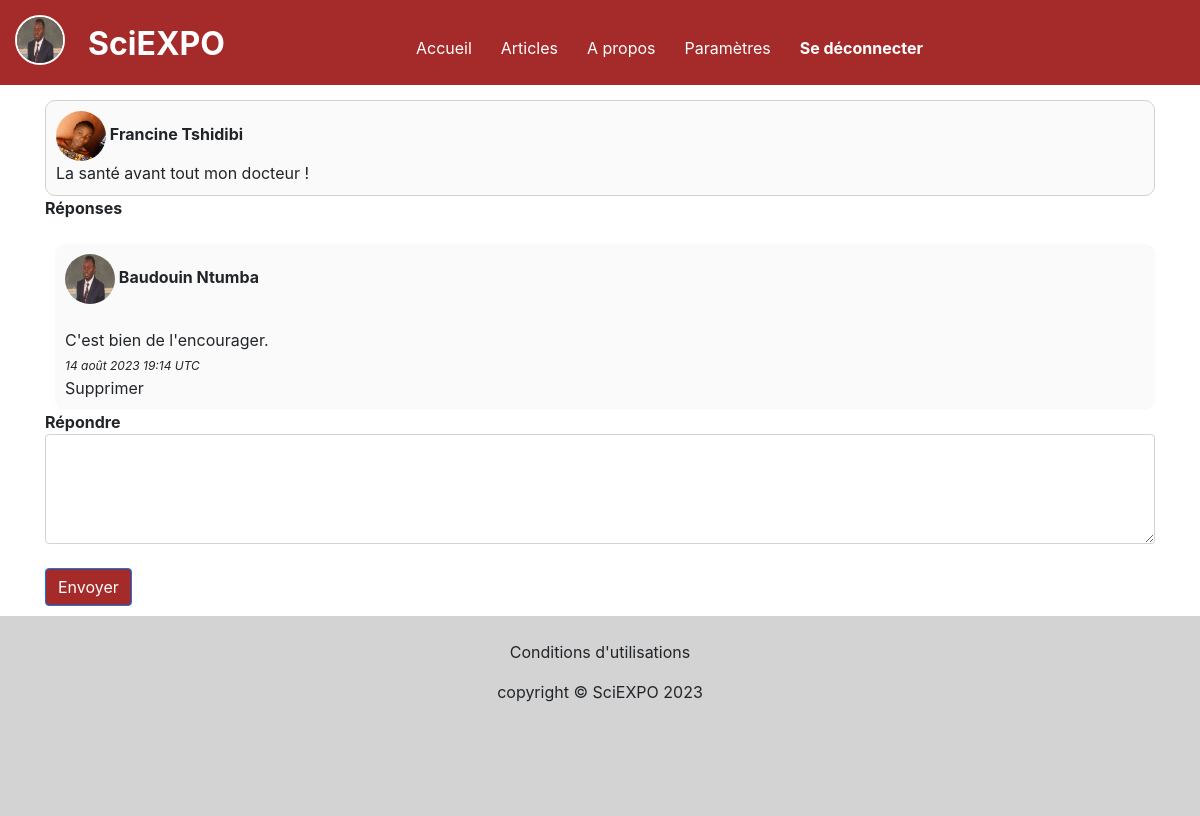
/articles/comment/replies/7 (signed in), run on the app's committed database.
### main/models.py (models this page shows)
class Inscrit(AbstractUser):
    class FunctionInSchool(models.TextChoices):
        ELEVE = 'Eleve', _('Elève')
        PROFESSOR = 'Professeur', _('Professeur')
        DIRECTEUR = 'Directeur', _('Directeur')
        PREFET = 'Prefet', _('Préfet')
        SECRETAIRE = 'Secretaire', _('Secretaire')
        ANCIEN_ELEVE = 'Ancien_eleve', _('Ancien élève')
        DEFAULT = '-', _('-')
    function_in_school = models.CharField(
        max_length=40,
        choices=FunctionInSchool.choices,
        default=FunctionInSchool.DEFAULT,
        verbose_name='Statut'
    )
    school_name = models.ForeignKey(Ecole, on_delete=models.SET_NULL, null=True)
    current_city = models.CharField(max_length=20, null=True, verbose_name="Ville ou territoire actuel(le)")
    birth_date = models.DateField(null=True, verbose_name="Date de naissance")
    about = models.TextField(null=True, blank=True, verbose_name="A propos de vous")
    photo = models.ImageField(upload_to = 'photos', default='photos/default.jpg')
    cover_image = models.ImageField(upload_to = 'images',
                                    default='images/default_img/cover_default.jpg',
                                   verbose_name="Image de couverture")

### articles/models.py (models this page shows, shortened)
class Comment(models.Model):
    writer = models.ForeignKey(User, on_delete=models.CASCADE, null=False)
    comment_content = models.TextField(blank=True, verbose_name='Commentaire')
    commented_article = models.ForeignKey(Article, on_delete=models.CASCADE, null=True)
    post_date = models.DateTimeField(auto_now_add=True, null=True)
    parent = models.ForeignKey('self', on_delete=models.CASCADE, blank=True, null=True)
    class Meta:
        verbose_name = "Commentaire"

### articles/views.py (the view)
# urls.py: path('articles/comment/replies/<int:comment_id>', views.comment_replies_view, name='comment-replies') ,
def comment_replies_view(request, comment_id):
  try:
    comment_id1 = int(comment_id)
  except:
    return redirect('/articles/')
  try:
    comment = Comment.objects.get(pk = comment_id1)
  except:
    return redirect('/articles/')
  replies = Comment.objects.filter(parent=comment).order_by('-post_date')
  return render(request, 'articles/replies.html', {'replies':replies, 'comment':comment})

### articles/templates/articles/replies.html (shortened to what this page needs)
{% extends 'base_template.html'%}
{% block content %}
<section class="container">
    <div class="replies-div">
        <div class="comment-div">
            <a href="{% url 'user-profile' comment.writer.username %}">
            <b>
              <img class="user-image" src="{{comment.writer.photo.url }}" />
              <span>{{comment.writer.first_name}} {{comment.writer.last_name}}
              </span>
            </b>
            </a>
            <br>
            {{comment.comment_content}}
        </div>
        <b>Réponses</b><br><br>
        {% if replies %}
        {% for reply in replies %}
        {%if reply.writer.id == comment.commented_article.author.id %}
        <div class="reply">
            <a href="{% url 'user-profile' reply.writer.username %}">
            <b>
                <img class="user-image" src="{{ reply.writer.photo.url }}" />
                <span class="replier-first_name"	>{{reply.writer.first_name}}
                 <span> Auteur</span></span>
            </b>
            </a>
            <br>
            {% autoescape off %}
            <p>
               {{reply.comment_content}}
            </p>
            <br>
            <span class="date">{{reply.post_date}} GMT</span>
            {% endautoescape %}
            {% if user.id == reply.writer.id  %}
            <a href="{% url 'delete-reply' reply.id %}">Supprimer</a>
            {% endif %}
        </div>
        {% else %}
        <div class="reply">
            <a href="{% url 'user-profile' reply.writer.username %}">
            <b>
                <img class="user-image" src="{{ reply.writer.photo.url }}"/>
                <span class="replier-prenom">
                    {{reply.writer.first_name}} {{reply.writer.last_name}}
                </span>
            </b>
            </a>
            <br><br>
            {% autoescape off %}
            {{reply.comment_content}}
            <br> <span class="date">{{reply.post_date}} UTC </span>
            {% endautoescape %}
            {% if user.id == reply.writer.id %}
            <br>
            <a href="{% url 'delete-reply' reply.id %}">Supprimer</a>
            {% endif %}
        </div>
        {% endif %}
        {% endfor %}
       {% else %}
        Aucune réponse!
        {% endif %}
        <div class="replyform">
            <b>Répondre</b>
            <form id="relyform" action="{% url 'replying' %}" method="POST">
                <div>
                    <textarea id="reply-textarea" cols="20" class="form-control" rows="4" name="reply_content" required ></textarea>
                    <br>
                    <button class="btn btn-primary" type="submit">Envoyer</button>
                </div>
            </form>
        </div>
    </div>
</section>
{% endblock %}

### templates/base_template.html (shortened to what this page needs)
{% load static %}
<!DOCTYPE html>
<html>
    <head>
        <link
              rel="stylesheet"
              href="{% static 'main/bootstrap.min.css' %}" />
        <link
              rel="stylesheet"
              href="{% static 'main/main.css' %}"
              type="text/css" />
        <link
              rel="stylesheet"
              href="{% static 'articles/styles.css' %}"
              type="text/css" />
    </head>
    <body>
        <div class="container-fluid">
            <header class="header row">
                <div class="current-user col-lg-2">
                    {% if user.is_authenticated %}
                    <a href="{% url 'user-profile' user.username %}"> <img
                                                                           class="image" src="{{ user.photo.url }}" />
                    </a>
                    {% endif %}
                </div>
                <div class="logo col-lg-2"><a href="{% url 'home' %}">SciEXPO</a></div>
                <div class="menu col-lg-8">
                    <nav class="navbar">
                        <a href="{% url 'home' %}">
                            <div>Accueil</div>
                        </a>
                        <a href="{% url 'articles'%}">
                            <div>Articles</div>
                        </a>
                        <a href="{% url 'about' %}">
                            <div> A propos </div>
                        </a>
                        {% if user.is_authenticated %}
                         <a href="{% url 'settings' %}">
                            <div class="settings">Paramètres</div>
                        </a>
                        <a href="{% url 'logout' %}">
                            <div class="login">Se déconnecter</div>
                        </a>
                        {% endif %}
                    </nav>
                </div>
            </header>
            <div class="decor-bar"></div>
            <div class="row">
                {% block content %} {% endblock %}
            </div>
            <footer class="row">
                <div class="w-100 container">
                  <br>
                    <p>
                        Conditions d'utilisations
                    </p>
                    copyright © SciEXPO <span id="current-year"></span>
                </div>
            </footer>
        </div>
    </body>
</html>

### main/static/main/main.css (style rules this page uses)
body { margin: 0px; }
a { color: inherit; }
.container-fluid { position: absolute; left: 0px; top: 0px; justify-content: center; align-items: center; z-index: 0; }
header { justify-content: center; align-items: center; background-color: brown; height: 85px; position: fixed; z-index: 9999999999; width: 100%; }
header .logo { position: absolute; top: 20px; left: 15%; color: white; font-size: 26px; font-weight: bold; padding-left: 28px; }
header .menu { background-color: white; position: absolute; top: 70px; width: 100%; color: black; }
.navbar a { color: black; }
header .navbar { display: block; }
.navbar .login, .navbar .signup { font-weight: bold; }
.btn-primary { background-color: brown; }
.navbar div { margin: 20px; }
.decor-bar { height: 100px; width: 100%; }
.current-user { position: absolute; top: 15px; left: 0px; z-index: 99999999; width: 70px; }
.current-user .image { width: 50px; height: 50px; border-radius: 50%; border: 2px solid white; }
section { margin-bottom: 10px; min-height: 400px; }
.user-image { width: 50px; height: 50px; border-radius: 50%; }
footer { background-color: lightgray; height: 200px; text-align: center; }
@media screen and (min-width: 900px) { header .logo { color: white; font-size: 32px; font-weight: bold; position: absolute; left: 5%; top: 20px; } }
@media screen and (min-width: 900px) { header .menu { display: block; } }
@media screen and (min-width: 900px) { header .navbar { display: flex; width: 70%; } }
@media screen and (min-width: 900px) { header .menu { background-color: brown; position: absolute; top: 28px; right: 15px; z-index: 9999999999999999; width: 70%; } }
@media screen and (min-width: 900px) { .navbar a { color: white; } }
@media screen and (min-width: 900px) { .navbar div { margin: 0px; } }
@media screen and (min-width: 900px) { section { margin-left: 40px; } }

### articles/static/articles/styles.css (style rules this page uses)
.date { font-style:italic; font-size:12px; font-weight:200px; }
.comment-div { background: rgb(250, 250, 250); border:1px solid lightgray; border-radius:10px; padding: 10px; }
.replies-div .reply { margin-left:10px; border-radius:10px; padding:10px; background-color:rgb(250, 250, 250); }

### data on the page
Inscrit: photo (picture)
Comment: writer.photo (picture), writer.first_name "Francine", writer.last_name "Tshidibi", comment_content "La santé avant tout mon docteur !"
Comment: writer.photo (picture), writer.first_name "Baudouin", writer.last_name "Ntumba", comment_content "C'est bien de l'encourager.", post_date "14 août 2023 19:14", shows "Supprimer"
